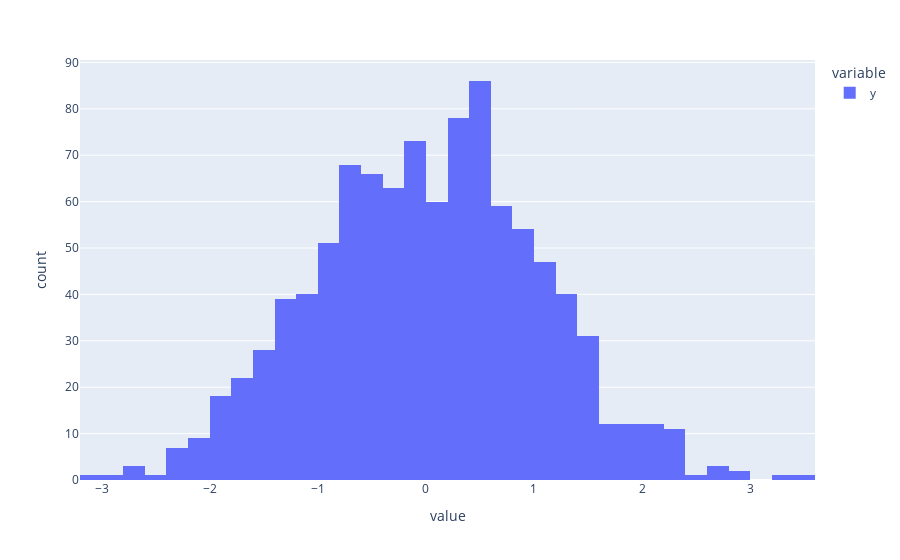

Notebook code for this chart:
### Markdown cell above
Plotly

### Code cell
px.histogram(df['y'])

### Figure 1 — Plotly figure (JSON) as saved in the notebook; plotly's stock layout.template omitted (floating-point values rounded to 4 significant figures; data arrays with more than 128 entries replaced by an {"elided": "..."} marker saying what was removed)
{"data": [{"alignmentgroup": "True", "bingroup": "x", "hovertemplate": "variable=y<br>value=%{x}<br>count=%{y}<extra></extra>", "legendgroup": "y", "marker": {"color": "#636efa", "pattern": {"shape": ""}}, "name": "y", "offsetgroup": "y", "orientation": "v", "showlegend": true, "type": "histogram", "x": {"elided": "1000 float values"}, "xaxis": "x", "yaxis": "y"}], "layout": {"barmode": "relative", "legend": {"title": {"text": "variable"}, "tracegroupgap": 0}, "margin": {"t": 60}, "xaxis": {"anchor": "y", "domain": [0, 1], "title": {"text": "value"}}, "yaxis": {"anchor": "x", "domain": [0, 1], "title": {"text": "count"}}}}
